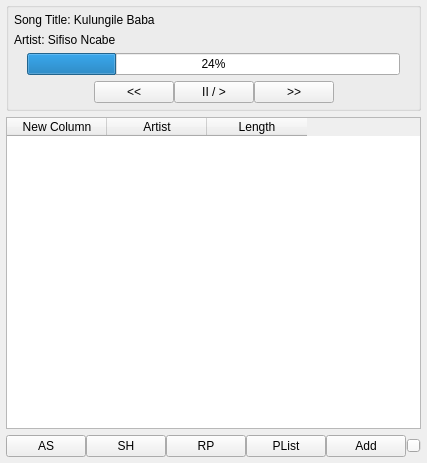
<?xml version="1.0" encoding="UTF-8"?>
<ui version="4.0">
 <class>Form</class>
 <widget class="QWidget" name="Form">
  <property name="geometry">
   <rect>
    <x>0</x>
    <y>0</y>
    <width>424</width>
    <height>463</height>
   </rect>
  </property>
  <property name="windowTitle">
   <string>Form</string>
  </property>
  <layout class="QVBoxLayout" name="verticalLayout_2">
   <property name="leftMargin">
    <number>6</number>
   </property>
   <property name="topMargin">
    <number>2</number>
   </property>
   <property name="rightMargin">
    <number>6</number>
   </property>
   <property name="bottomMargin">
    <number>6</number>
   </property>
   <item>
    <widget class="QGroupBox" name="groupBox">
     <property name="title">
      <string/>
     </property>
     <layout class="QVBoxLayout" name="verticalLayout">
      <property name="spacing">
       <number>-1</number>
      </property>
      <property name="leftMargin">
       <number>5</number>
      </property>
      <property name="topMargin">
       <number>5</number>
      </property>
      <property name="rightMargin">
       <number>5</number>
      </property>
      <property name="bottomMargin">
       <number>5</number>
      </property>
      <item>
       <widget class="QLabel" name="label">
        <property name="text">
         <string>Song Title: Kulungile Baba</string>
        </property>
       </widget>
      </item>
      <item>
       <widget class="QLabel" name="label_2">
        <property name="text">
         <string>Artist: Sifiso Ncabe</string>
        </property>
       </widget>
      </item>
      <item>
       <layout class="QHBoxLayout" name="horizontalLayout_3">
        <item>
         <widget class="QLabel" name="label_3">
          <property name="text">
           <string/>
          </property>
         </widget>
        </item>
        <item>
         <widget class="QProgressBar" name="progressBar">
          <property name="value">
           <number>24</number>
          </property>
         </widget>
        </item>
        <item>
         <widget class="QLabel" name="label_4">
          <property name="text">
           <string/>
          </property>
         </widget>
        </item>
       </layout>
      </item>
      <item>
       <layout class="QHBoxLayout" name="horizontalLayout">
        <property name="spacing">
         <number>0</number>
        </property>
        <item>
         <spacer name="horizontalSpacer_2">
          <property name="orientation">
           <enum>Qt::Horizontal</enum>
          </property>
          <property name="sizeHint" stdset="0">
           <size>
            <width>40</width>
            <height>20</height>
           </size>
          </property>
         </spacer>
        </item>
        <item>
         <widget class="QPushButton" name="pushButton">
          <property name="text">
           <string>&lt;&lt;</string>
          </property>
         </widget>
        </item>
        <item>
         <widget class="QPushButton" name="pushButton_2">
          <property name="text">
           <string>II / &gt;</string>
          </property>
         </widget>
        </item>
        <item>
         <widget class="QPushButton" name="pushButton_3">
          <property name="text">
           <string>&gt;&gt;</string>
          </property>
         </widget>
        </item>
        <item>
         <spacer name="horizontalSpacer_3">
          <property name="orientation">
           <enum>Qt::Horizontal</enum>
          </property>
          <property name="sizeHint" stdset="0">
           <size>
            <width>40</width>
            <height>20</height>
           </size>
          </property>
         </spacer>
        </item>
       </layout>
      </item>
     </layout>
    </widget>
   </item>
   <item>
    <widget class="QTableWidget" name="tableWidget">
     <column>
      <property name="text">
       <string>New Column</string>
      </property>
     </column>
     <column>
      <property name="text">
       <string>Artist</string>
      </property>
     </column>
     <column>
      <property name="text">
       <string>Length</string>
      </property>
     </column>
    </widget>
   </item>
   <item>
    <layout class="QHBoxLayout" name="horizontalLayout_2">
     <property name="spacing">
      <number>0</number>
     </property>
     <item>
      <widget class="QPushButton" name="pushButton_6">
       <property name="text">
        <string>AS</string>
       </property>
      </widget>
     </item>
     <item>
      <widget class="QPushButton" name="pushButton_7">
       <property name="text">
        <string>SH</string>
       </property>
      </widget>
     </item>
     <item>
      <widget class="QPushButton" name="pushButton_8">
       <property name="text">
        <string>RP</string>
       </property>
      </widget>
     </item>
     <item>
      <widget class="QPushButton" name="pushButton_5">
       <property name="text">
        <string>PList</string>
       </property>
      </widget>
     </item>
     <item>
      <widget class="QPushButton" name="pushButton_4">
       <property name="text">
        <string>Add</string>
       </property>
      </widget>
     </item>
     <item>
      <spacer name="horizontalSpacer">
       <property name="orientation">
        <enum>Qt::Horizontal</enum>
       </property>
       <property name="sizeHint" stdset="0">
        <size>
         <width>40</width>
         <height>20</height>
        </size>
       </property>
      </spacer>
     </item>
     <item>
      <widget class="QSlider" name="horizontalSlider">
       <property name="orientation">
        <enum>Qt::Horizontal</enum>
       </property>
      </widget>
     </item>
    </layout>
   </item>
  </layout>
 </widget>
 <resources/>
 <connections/>
</ui>
